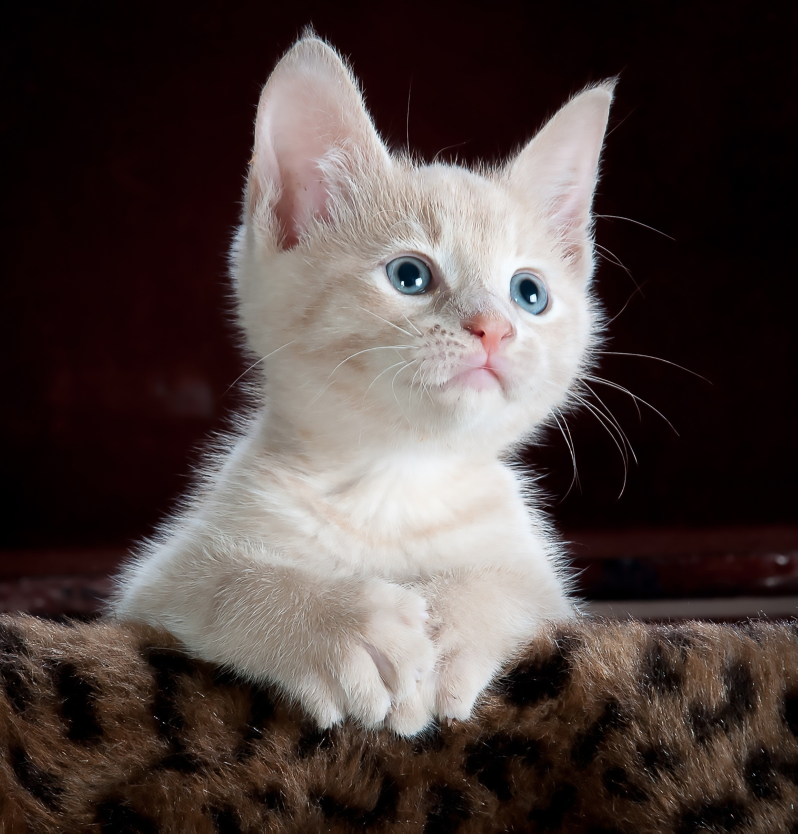
#> input picture animalimages/cat.jpg, 2392 x 2500 px, found by its file name (shown at 1/3 size)
$ python basicIeffect.py
#> lines starting #> are read from the running program, lines starting #| are printed output that depends on the picture; after the words box and inside, x2 and y2 are one past the last pixel; in counts of white or black regions, pixels touching at a corner belong together
#> further down, img is the input picture: shape (2500, 2392, 3); mean B, G, R 64.2, 66.7, 78.5
import cv2 as cv

def resizeimage(frame,scale=0.20):
#> called with scale = 0.2
    width=int(frame.shape[0]*scale)
#> width = 500
    height=int(frame.shape[1]*scale)
#> height = 478
    dimension=(width,height)
#> dimension = (500, 478)
    return cv.resize(frame,dimension,interpolation=cv.INTER_AREA)
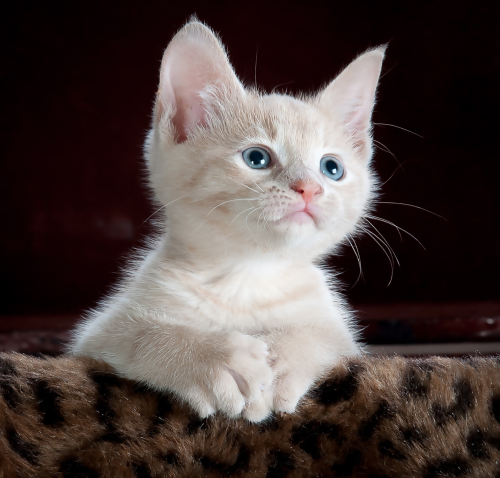
#> returned value: shape (478, 500, 3); mean of channels 0, 1, 2 64.2, 66.7, 78.5; drawn as B, G, R

img=cv.imread('animalimages/cat.jpg')
img=resizeimage(img)
cv.imshow("cat",img)

# [8 lines of commented-out code are left out]
canny=cv.Canny(img,450,350)
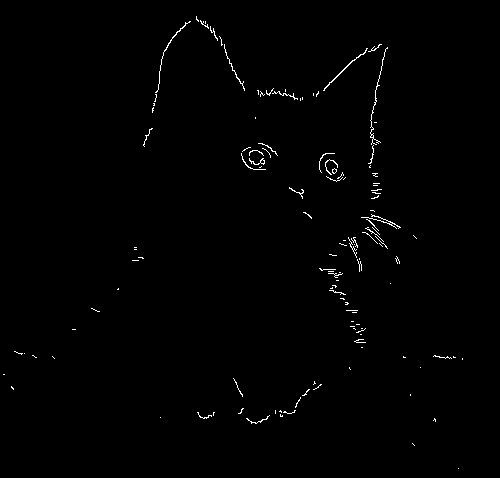
#> canny: shape (478, 500); 0.74% white in thin lines or dots, all inside (x1, y1, x2, y2) = (3, 16, 463, 469)
cv.imshow("canny",canny)

# dailating the images
daileted=cv.dilate(canny,(3,3),iterations=2)
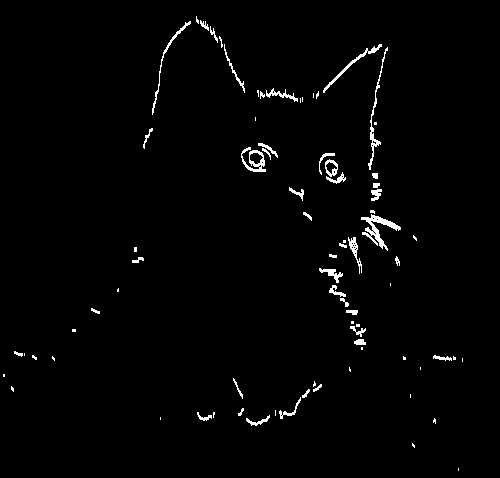
#> daileted: shape (478, 500); 1.6% white in thin lines or dots, all inside (x1, y1, x2, y2) = (3, 16, 463, 471)
cv.imshow("dialeted",daileted)

# eroding
eroded=cv.erode(daileted,(3,3),iterations=1)
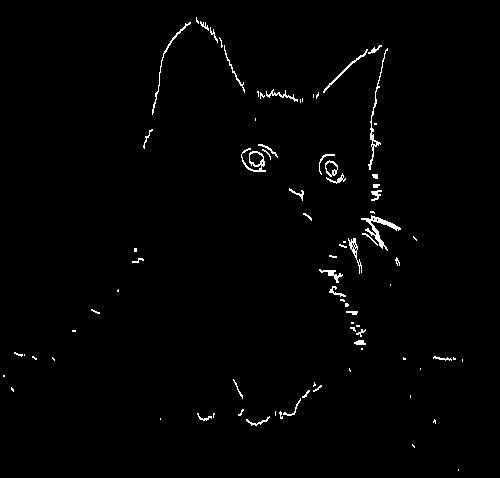
#> eroded: shape (478, 500); 1.2% white in thin lines or dots, all inside (x1, y1, x2, y2) = (3, 17, 463, 471)
cv.imshow("erode",eroded)

# resize
resized=cv.resize(img,(255,255),interpolation=cv.INTER_CUBIC)
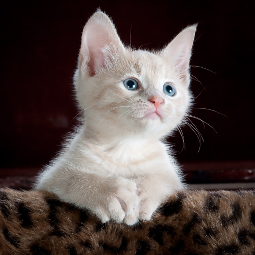
#> resized: shape (255, 255, 3); mean B, G, R 64.2, 66.7, 78.5
cv.imshow("resized",resized)

# cropped
cropped=img[50:200,200:400]
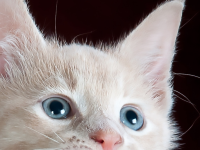
#> cropped: shape (150, 200, 3); mean B, G, R 132.7, 133.8, 144.3
cv.imshow("cropped",cropped)


cv.waitKey(0)
